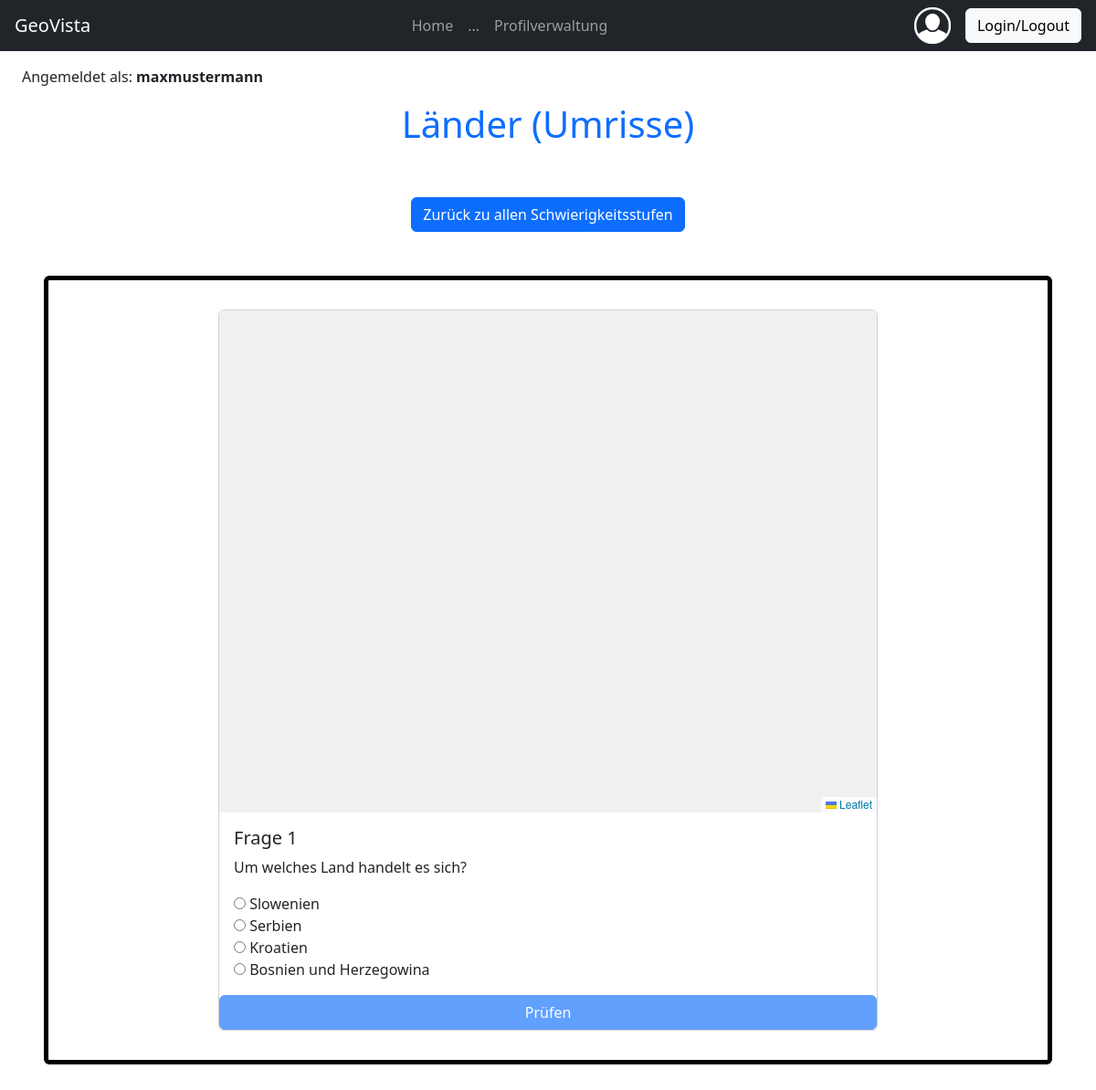
Page /level.php?quiz=4 on the committed database.
### tables this page shows
CREATE TABLE `user` (
  `id_user` int(11) NOT NULL,
  `username` varchar(50) NOT NULL,
  `email` varchar(255) NOT NULL,
  `password` varchar(255) NOT NULL,
  `isAdmin` tinyint(1) NOT NULL,
  `fk_geovista` int(11) NOT NULL
);

CREATE TABLE `quiz` (
  `id_quiz` int(11) NOT NULL,
  `name` varchar(255) NOT NULL,
  `icon` varchar(255) DEFAULT NULL,
  `fk_geovista` int(11) NOT NULL
);

CREATE TABLE `question` (
  `id_question` int(11) NOT NULL,
  `description` varchar(255) NOT NULL,
  `image` varchar(255) NOT NULL,
  `fk_quiz` int(11) NOT NULL
);

CREATE TABLE `answer` (
  `id_answer` int(11) NOT NULL,
  `description` varchar(255) NOT NULL,
  `isCorrectAnswer` tinyint(1) NOT NULL,
  `fk_question` int(11) NOT NULL
);

### config/db_utils.php (called while the page is built, shortened)
<?php
function getUserDetails($db, $id)
{
    $result = null;
    try {
        $sql = "SELECT * FROM user WHERE id_user = ?";
        $stmt = $db->prepare($sql);
        $stmt->bind_param("i", $id);
        $stmt->execute();
        $result = $stmt->get_result()->fetch_array();
    } catch (Exception $e) {
        echo '<div class="alert alert-danger" role="alert">Error: ' . $e->getMessage() . "</div>\n";
    } finally {
        return $result;
    }
}
function getQuizName($db, $quiz_id)
{
    $result = null;
    try {
        $sql = "SELECT name FROM quiz WHERE id_quiz = ?";
        $stmt = $db->prepare($sql);
        $stmt->bind_param("i", $quiz_id);
        $stmt->execute();
        $result = $stmt->get_result()->fetch_array()["name"];
    } catch (Exception $e) {
        echo '<div class="alert alert-danger" role="alert">Error: ' . $e->getMessage() . "</div>\n";
    } finally {
        return $result;
    }
}
function getQuestions($db, $quiz_id)
{
    $questions = [];
    try {
        $sql = "SELECT id_question, description as q_desc, image FROM question WHERE fk_quiz = ? ORDER BY id_question";
        $stmt = $db->prepare($sql);
        $stmt->bind_param("i", $quiz_id);
        $stmt->execute();
        $result = $stmt->get_result();
        if ($result->num_rows > 0) {
            while ($row = $result->fetch_assoc()) {
                $questions[] = $row;
            }
        }
    } catch (Exception $e) {
        echo '<div class="alert alert-danger" role="alert">Error: ' . $e->getMessage() . "</div>\n";
    } finally {
        return $questions;
    }
}
function getAnswersToQuestion($db, $id_question){
    $answers = [];
    try {
        $sql = "SELECT id_answer, description as a_desc, isCorrectAnswer FROM answer WHERE fk_question = ?";
        $stmt = $db->prepare($sql);
        $stmt->bind_param("i", $id_question);
        $stmt->execute();
        $result = $stmt->get_result();
        if ($result->num_rows > 0) {
            while ($row = $result->fetch_assoc()) {
                $answers[] = $row;
            }
        }
    } catch (Exception $e) {
        echo '<div class="alert alert-danger" role="alert">Error: ' . $e->getMessage() . "</div>\n";
    } finally {
        return $answers;
    }
}
?>

### level.php (the view, shortened to what this page needs)
<?php
require_once('config/dbaccess.php');
require_once('config/db_utils.php');
$db = new mysqli($host, $user, $password, $database);
$allQuestions = getQuestions($db, htmlspecialchars($_GET["quiz"]));
$quizName = getQuizName($db, htmlspecialchars($_GET["quiz"]));
function shuffle_question($allQuestions, $count)
{
    $uniqueQuestions = array_unique($allQuestions, SORT_REGULAR);
    shuffle($uniqueQuestions);
    return array_slice($uniqueQuestions, 0, min($count, count($uniqueQuestions)));
}
$questions = shuffle_question($allQuestions, 5);
$current_question_index = $_SESSION['current_question'];
$finishedQuiz = false;
if ($current_question_index >= count($questions)) {
    $_SESSION['current_question'] = 0;
    $finishedQuiz = true;
} else {
    $current_question = $questions[$current_question_index];
    $answers = getAnswersToQuestion($db, $current_question['id_question']);
}
?>
<!DOCTYPE html>
<html lang="en">
<head>
    <link href="https://cdn.jsdelivr.net/npm/bootstrap@5.3.3/dist/css/bootstrap.min.css" rel="stylesheet"
>
</head>
<body class="d-flex flex-column min-vh-100">
    <?php include "./base/nav.php"; ?>
    <?php include "./base/username.php"; ?>
    <?php include "./base/plugins.php"?>
    <header class="">
        <h1 class="text-center text-primary"><?php echo $quizName ?></h1>
    </header>
    <main class="m-5">
        <div class="text-center">
            <button class="btn btn-primary" onclick="location.href='index.php';">Zurück zu allen
                Schwierigkeitsstufen</button>
        </div>
        <div
            class="border border-5 border-black rounded p-4 mt-5 d-flex flex-column align-items-center justify-content-center">
            <form id="questionForm" action="<?php echo htmlspecialchars($_SERVER["PHP_SELF"]); ?>" method="GET"
                class="card my-2" quizState="<?php echo $finishedQuiz ? 'finished' : 'active'; ?>">
                <?php if(!$finishedQuiz): ?>
                    <?php if($_GET['quiz'] === '4' || $_GET['quiz'] === '1'): ?>
                        <div id="map"></div>
                    <?php else: ?>
                        <img class="card-img-top" style="width: 400px;" src="<?php echo $current_question["image"] ?>" alt="Bild zu Frage <?php echo $current_question_index + 1; ?> Quiz <?php echo $quizName; ?>">
                    <?php endif; ?>
                    <div class="card-body">
                        <h5 class="card-title">Frage <?php echo $current_question_index + 1; ?></h5>
                        <p class="card-text"><?php echo $current_question['q_desc']; ?></p>
                        <section>
                            <?php foreach ($answers as $answer): ?>
                                <input type="radio" id="<?php echo $answer['id_answer']; ?>"
                                    name="question<?php echo $current_question_index; ?>"
                                    value="<?php echo $answer['a_desc']; ?>"
                                    data-correct="<?php echo $answer['isCorrectAnswer'] == 1 ? 'true' : 'false'; ?>" required>
                                <label for="<?php echo $answer['id_answer']; ?>"><?php echo $answer['a_desc']; ?></label><br>
                            <?php endforeach; ?>
                        </section>
                    </div>
                    <button id="checkQuestionButton" type="submit" class="btn btn-primary" value="1">Prüfen</button>
                <?php else: ?>
                    <p>Quiz fertig</p>
                <?php endif; ?>
            </form>
        </div>
    </main>
</body>
</html>

### base/username.php (shortened to what this page needs)
<?php
require_once('config/dbaccess.php');
require_once('config/db_utils.php');
$db = new mysqli($host, $user, $password, $database);
$user = getUserDetails($db, '2');
if ($user) echo "<p class='mt-3 ms-0 ms-xl-4 text-center text-xl-start'>Angemeldet als: <span class='fw-bold'>" . $user["username"] . "</span></p>";
?>

### base/plugins.php (style rules this page uses)
#map { height: 550px; width: 720px; }

### rows in the picture
user: username "maxmustermann"
quiz: name "Länder (Umrisse)"
question: description "Um welches Land handelt es sich?"
answer: isCorrectAnswer "☐ Slowenien", description "Slowenien"
answer: isCorrectAnswer "☐ Serbien", description "Serbien"
answer: isCorrectAnswer "☐ Kroatien", description "Kroatien"
answer: isCorrectAnswer "☐ Bosnien und Herzegowina", description "Bosnien und Herzegowina"

### other values in the picture
$current_question_index + 1 "1"
